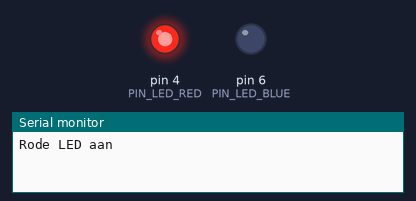
Recording of a program running on a simulated Arduino Uno, built with avr-gcc and run on an emulated ATmega328P. Shown: output pins drawn as LEDs (lit = HIGH), the last lines printed to the serial monitor.

Above: at 0.5 s.
At 2.5 s:
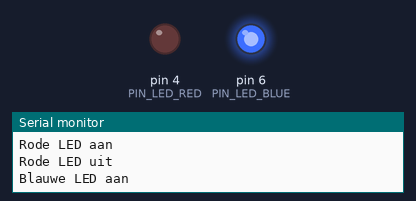
At 3.5 s:
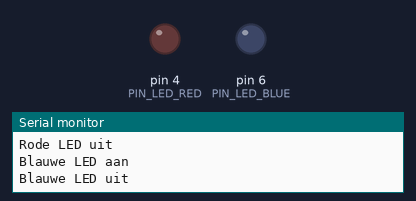
Timing chart, 0 to 5.2 s (numbered marks = the images above):
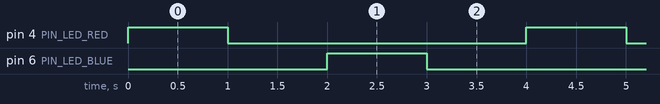

The program:

main.cpp
```cpp
#include <Arduino.h>

const int PIN_LED_RED = 4;    // The Number of the red LED pin.
const int PIN_LED_BLUE = 6;    // The Number of the red LED pin.
const int PIN_BUTTON_1 = 8;   // The number of the button 1 (KEY1) pin.

void setup() {
  // put your setup code here, to run once:
  Serial.begin(9600); // Initialize serial port.
  // initialize digital pin LED_BUILTIN as an output.
  pinMode(PIN_LED_RED, OUTPUT);
  pinMode(PIN_LED_BLUE, OUTPUT);
  pinMode(PIN_BUTTON_1, INPUT_PULLUP); // Internal pullup as there is no pullup resistor on the Rich Shield.
}

void loop() {
  // put your main code here, to run repeatedly:
  digitalWrite(PIN_LED_RED, HIGH);   // turn the LED on (HIGH is the voltage level)
  Serial.println("Rode LED aan");
  delay(1000);                       // wait for a second
  digitalWrite(PIN_LED_RED, LOW);    // turn the LED off by making the voltage LOW
  Serial.println("Rode LED uit");
  delay(1000);                       // wait for a second
  digitalWrite(PIN_LED_BLUE, HIGH);   // turn the LED on (HIGH is the voltage level)
  Serial.println("Blauwe LED aan");
  delay(1000);                       // wait for a second
  digitalWrite(PIN_LED_BLUE, LOW);    // turn the LED off by making the voltage LOW
  Serial.println("Blauwe LED uit");
  delay(1000);                       // wait for a second
}
```

Measured:
- by itself, pin 4 (PIN_LED_RED), pin 6 (PIN_LED_BLUE): alternates HIGH for 1.0 s and LOW for 3.0 s
- by itself, everything shown: repeats every 4.0 s, in 4 steps
